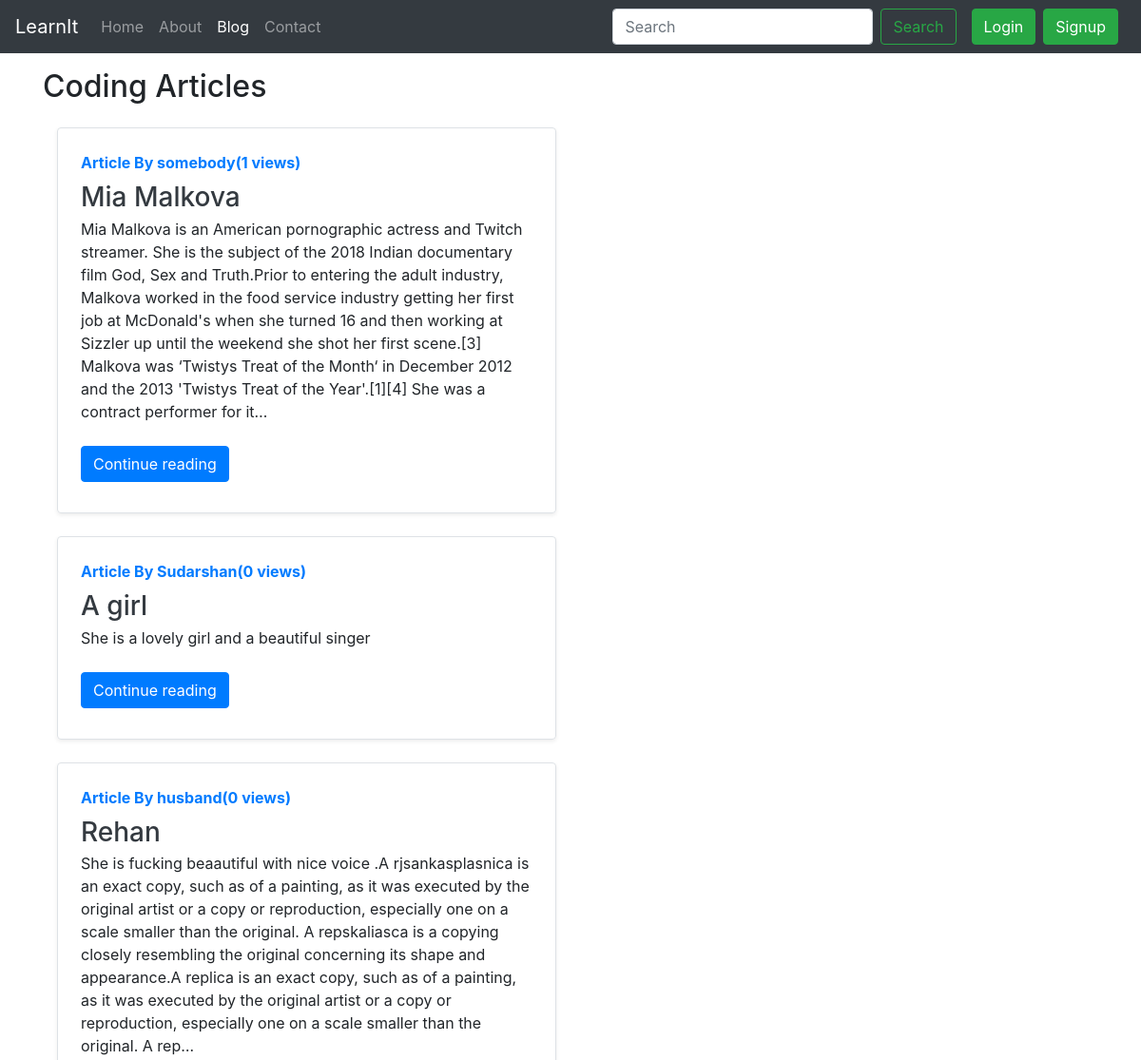
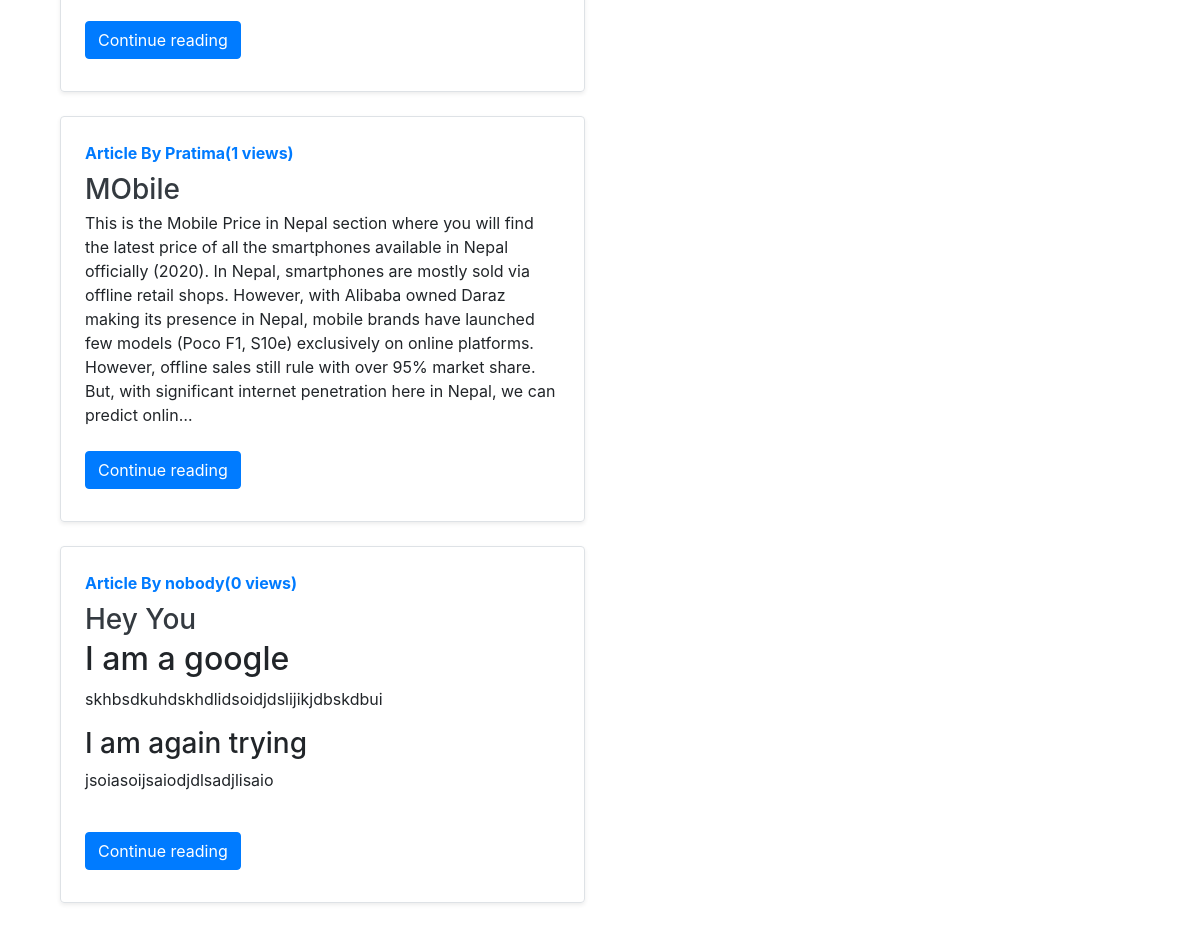
Screenshot of /blog/ with the database file from the repository (2 pictures, top to bottom).
### blog/models.py (models this page shows, shortened)
class Post(models.Model):
    sno = models.AutoField(primary_key=True)
    title = models.CharField(max_length=100)
    content = models.TextField()
    author = models.CharField(max_length=12)
    slug = models.CharField(max_length=120)
    views = models.IntegerField(default=0)
    timeStamp = models.DateTimeField(blank=True)

### blog/views.py (the view)
# urls.py: path('', views.blogHome, name='blogHome'),
def blogHome(request):
    allPosts = Post.objects.all()
    context = {'allPosts': allPosts}
    return render(request, 'blog/blogHome.html', context)

### templates/blog/blogHome.html (shortened to what this page needs)
{% extends 'base.html' %}
{% block blogactive %} active
    {% endblock blogactive %}
{% block body %}
<div class="container my-3">
<h2>Coding Articles</h2>
{% for post in allPosts  %}
<div class="col-md-6">
      <div class="row no-gutters border rounded overflow-hidden flex-md-row my-4 shadow-sm h-md-250 position-relative">
        <div class="col p-4 d-flex flex-column position-static">
          <strong class="d-inline-block mb-2 text-primary">Article By {{post.author}}({{post.views}} views)</strong>
          <h3 class="mb-0"><a class="text-dark" href="/blog/{{post.slug}}">{{post.title}} </a>  </h3>
          <p class="card-text mb-auto"><div class="preview">{{post.content|safe|truncatechars:500}}</div></p>
         <div class="my-2">
          <a href="/blog/{{post.slug}}" role="button" class="btn btn-primary">Continue reading</a>
        </div>
        </div>
      </div>
    </div>
    {% endfor %}
</div>
{% endblock body %}

### rows the page displays
Post: author "somebody", views "1", title "Mia Malkova", content "Mia Malkova is an American pornographic actress and Twitch streamer. She is the subject of the 2018 Indian documentary film God, Sex and Truth.Prior to entering the adult industry, Malkova worked in the food service industry getting her first job at McDonald's when she turned 16 and then working at Sizzler up until the weekend she shot her first scene.[3] Malkova was ‘Twistys Treat of the Month‘ in December 2012 and the 2013 'Twistys Treat of the Year'.[1][4] She was a contract performer for it…"
Post: author "Sudarshan", views "0", title "A girl", content "She is a lovely girl and a beautiful singer"
Post: author "husband", views "0", title "Rehan", content "She is fucking beaautiful with nice voice .A rjsankasplasnica is an exact copy, such as of a painting, as it was executed by the original artist or a copy or reproduction, especially one on a scale smaller than the original. A repskaliasca is a copying closely resembling the original concerning its shape and appearance.A replica is an exact copy, such as of a painting, as it was executed by the original artist or a copy or reproduction, especially one on a scale smaller than the original. A rep…"
Post: author "Pratima", views "1", title "MObile", content "This is the Mobile Price in Nepal section where you will find the latest price of all the smartphones available in Nepal officially (2020). In Nepal, smartphones are mostly sold via offline retail shops. However, with Alibaba owned Daraz making its presence in Nepal, mobile brands have launched few models (Poco F1, S10e) exclusively on online platforms. However, offline sales still rule with over 95% market share. But, with significant internet penetration here in Nepal, we can predict onlin…"
Post: author "nobody", views "0", title "Hey You", content "I am a google skhbsdkuhdskhdlidsoidjdslijikjdbskdbui I am again trying jsoiasoijsaiodjdlsadjlisaio"
